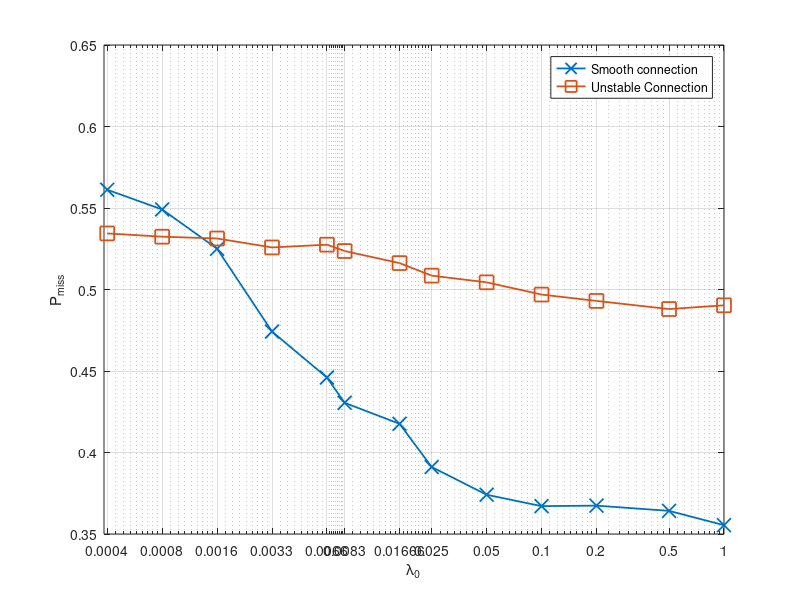

The MATLAB source for this figure:
%% File size
%N=10000
%x_label =[0	1	2	3	4	5	6	7	8	9	10	11	12	13	14	15	16	17	18	20	21	22	23	24	26]
%N=50000
%x_label =[0	1	2	3	4	5	6	7	8	9	10	11	12	13	14	15	16	17	18	19	20	21	22	23	24	26	27	29]
%N=100000
%x_label =[0.5	1	1.5	2	2.5	3	3.5	4	4.5	5	5.5	6	6.5	7	7.5	8	8.5	9	9.5	10]

x_label =[0.000416667	0.000833333	0.001666667	0.003333333	0.006666667	0.008333333	0.016666667	0.025	0.05	0.1	0.2	0.5	1]


%% for DeadlinMissRatio

%Miss ratio
y_11 = [0.5612	0.5491	0.525	0.4742	0.446	0.4305	0.4176	0.3911	0.3741	0.3671	0.3674	0.3642	0.3554]
y_12 = [0.5344	0.5324	0.5313	0.5258	0.5275	0.5236	0.5162	0.5085	0.5044	0.4969	0.493	0.488	0.4903]

%y_21 = [0.99806	0.9581	0.88244	0.8006	0.72224	0.65702	0.60272	0.54902	0.5076	0.476	0.44394	0.41718	0.39104	0.3676	0.35006	0.33168	0.31658	0.29972	0.28668	0.2771	0.26476	0.25678	0.24436	0.23614]
%y_22 = [0.9999	0.98472	0.94244	0.87968	0.81688	0.75848	0.70422	0.65768	0.6131	0.57128	0.5431	0.50636	0.47778	0.45808	0.43148	0.41222	0.39522	0.38126	0.36282	0.34606	0.33714	0.32046	0.30856	0.3]

%y_31 = [0.99762	0.95244	0.86922	0.784	0.70654	0.63938	0.5866	0.5393	0.49734	0.45314	0.43004	0.40096	0.37532	0.3548	0.336	0.31658	0.30436	0.29066	0.2744	0.26472	0.25604	0.24498	0.23226	0.22522]
%y_32 = [0.99968	0.98622	0.94012	0.8831	0.81778	0.75858	0.70514	0.65048	0.61564	0.5737	0.53894	0.51038	0.48174	0.45458	0.43526	0.4155	0.39576	0.37954	0.36434	0.34662	0.33534	0.31958	0.3087	0.297]

%E[V_O]
%y_11 = [50.467447	85.607981	132.655637	196.875275	263.360402	286.211566	336.977972	365.982867	397.071995	414.260241	419.636428	426.992639	433.179054]
%y_12 = [97.237288	98.911717	102.89652	108.79245	117.660288	120.787676	131.226011	140.573787	153.052804	165.761063	171.869921	178.30722	180.346712]

%y_21 = [62.375791	120.59805	165.776256	201.42927	229.021995	249.817343	266.999037	282.842835	294.514071	303.238296	311.434231	318.177304	325.611212	331.446722	335.400051	340.108675	343.675605	347.8205	351.624364	353.413337	356.523391	358.156539	361.952584	363.67891]
%y_22 = [23.478293	46.490204	65.872277	82.757861	96.264961	106.72188	115.551595	122.778593	129.423498	135.775572	138.670203	143.420787	147.680628	149.971852	153.530511	155.896271	157.579877	159.576964	161.10563	163.179086	164.550661	166.387298	167.984914	168.97415]

%y_31 = [70.598712	135.373816	186.693961	225.238057	254.808474	278.563115	295.564654	310.932704	324.401847	336.564205	343.971892	352.267678	359.762584	364.644812	370.29262	376.420538	379.538109	383.606145	388.41725	390.349457	392.803668	395.480918	399.008909	401.307348]
%y_32 = [23.375908	46.025193	66.505275	82.279679	95.766256	106.780027	115.813335	123.582943	129.06973	134.945173	139.30061	142.945116	146.922712	150.523799	153.038814	155.492141	157.356186	159.306733	161.343919	163.169272	164.571521	166.585517	167.938218	169.264634]

%E[V_D]
%y_11 = [682.168681	692.167179	709.104104	735.329082	753.340445	761.999469	768.836619	785.045094	797.006763	802.483922	799.07892	803.205741	810.352926]
%y_12 = [698.079253	700.453617	700.074425	701.649695	707.555582	708.142239	708.248172	715.765781	717.564591	725.907152	722.170767	728.415666	728.651948]

%y_21 = [155.966886	299.506432	409.806039	495.284094	560.543558	609.883271	650.60853	688.410577	715.498518	735.098412	753.920588	770.651453	787.222671	800.394133	810.296237	822.223708	829.52304	839.43283	848.550287	852.018883	859.143221	862.993418	871.513976	876.163536]
%y_22 = [117.202143	231.183992	329.358269	413.349062	480.621364	532.989484	576.710003	612.137492	644.089293	675.572014	691.769735	715.116957	735.107302	746.823572	763.711593	775.156629	785.01032	794.860521	803.074031	813.75977	819.641468	828.580616	836.005701	840.376855]

%y_31 = [164.523058	312.875477	427.392975	511.121311	574.874798	624.636598	661.195281	692.564438	721.851287	746.960041	763.582934	780.381099	795.447496	805.906907	818.390994	829.53548	836.365536	845.281552	854.884196	858.835845	864.750833	870.195821	877.151053	881.139375]
%y_32 = [117.337597	230.728932	333.259798	410.147248	478.498034	532.71928	576.719812	616.583949	643.140884	672.557773	694.974484	713.023785	731.329313	749.98988	761.680147	774.244391	784.433617	794.325181	803.318954	813.041467	820.998343	830.283279	835.10955	841.745773]


i = i+1;
figure(i)

semilogx(x_label,y_11,'-x', 'MarkerSize',10, 'LineWidth',1.3)
hold on
semilogx(x_label,y_12,'-s', 'MarkerSize',10, 'LineWidth',1.3)
hold on
%plot(x_label,y_21,'-+', 'MarkerSize',10, 'LineWidth',1.3)
%hold on
%plot(x_label,y_22,'-^', 'MarkerSize',10, 'LineWidth',1.3)
%hold on
%plot(x_label,y_31,'-d', 'MarkerSize',10, 'LineWidth',1.3)
%hold on
%plot(x_label,y_32,'-o', 'MarkerSize',10, 'LineWidth',1.3)
%hold on

ylabel('P_{miss}')
%ylabel('E[V_O]: MB')
%ylabel('E[V_D]: MB')
%xlabel('E[t_0]:')
xlabel('\lambda_0')


%xticklabels({'62.5','125','250','500','1000','2000','4000','8000'});
%xticklabels({'10','20','40','80','160','320','640','1280'});
%xticklabels({'50','100','150','200','250','300','350','400'});
%xticklabels({'1',	'0.5',	'0.2',	'0.1',	'0.05',	'0.025',	'0.016666667',	'0.008333333',	'0.006666667',	'0.003333333',	'0.001666667'	,'0.000833333',	'0.000416667'});
xticklabels({'0.0004',	'0.0008',	'0.0016',	'0.0033',	'0.0066',	'0.0083',	'0.01666',	'0.025',	'0.05',	'0.1',	'0.2'	,'0.5',	'1'});

												
xlim([0.0004, 1]);

%xticklabels({'0',	'1',	'2',	'3',	'4','5',	'6',	'7',	'8',	'9',	'10',	'11',	'12',	'13',	'14',	'15',	'16',	'17'	,'18'	,'20'	,'21'	,'22',	'23',	'24',	'26'});
set(gca, 'XTick', x_label);
%set(gca,'xticklabel',num2str(get(gca,'XTick')','%.4f'))
%legend({'F=200','F=500','F=1000'},'NumColumns',1);
legend({'Smooth connection','Unstable Connection'},'NumColumns',1);

hold off;
grid on;